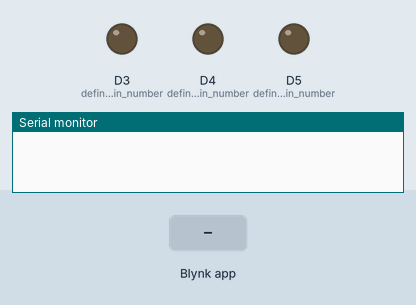
This sketch was run on a simulated ESP8266 (NodeMCU). Shown: output pins drawn as LEDs (lit = HIGH), the last lines printed to the serial monitor. The inputs (shaded band) are chosen by the test bench. WiFi joins after 1.5 s; servers stay silent unless stated; the modem accepts every AT command (registered, SIM ready, sends succeed) and sends nothing else.

Above: at 3.0 s.
3.1 s: Blynk app writes 1 to V1
At 4.2 s:
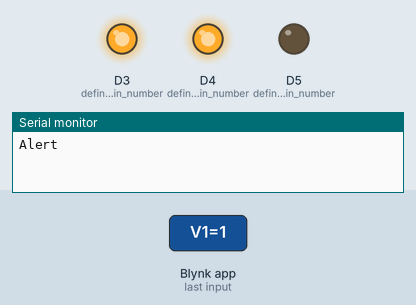
Timing chart, 0 to 13.0 s (numbered marks = the images above; inputs shaded):
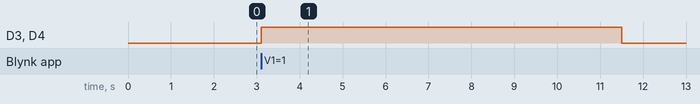

The sketch:

Flood_Monitro_node_2.ino
```cpp
#define BLYNK_PRINT Serial
#include <ESP8266WiFi.h>
#include <BlynkSimpleEsp8266.h>
#include <SoftwareSerial.h>

SoftwareSerial mySerial(D1,D2);

char auth[] = "f2a44ecc55f64a98906eba3d0542f8d7";   // You should get Auth Token in the Blynk App.
                                                    // Go to the Project Settings (nut icon).
char ssid[] = "Redmi";              // Your WiFi credentials.
char pass[] = "1234567890";         // Set password to "" for open networks.
int distance;                       // defines variables

BLYNK_WRITE(V1)                     // This code will update the virtual port 1
{
  int UData = param.asInt();
  if(UData<=20)
  {
    smsAlert();                     // Function call
  }
}

BLYNK_WRITE(V4)                     // This code will update the virtual port 4
{
  int WData = param.asInt();
  if(WData>=5)
  {
    smsWarning();                   // Function call
  }
}

void setup()
{
  mySerial.begin(9600);             // Setting the baud rate of GSM Module
  Serial.begin(9600);               // Starts the serial communication
  Blynk.begin(auth, ssid, pass);
  pinMode(D3, OUTPUT);              // defines pin number
  pinMode(D4, OUTPUT);              // defines pin number
  pinMode(D5, OUTPUT);              // defines pin number
}

void loop()
{
  Blynk.run();
}

void smsWarning()
{
  Serial.print("Warning");
  digitalWrite(D5, HIGH);            // turn the LED on (HIGH is the voltage level)
  smsWarning1();
  smsWarning2();
  smsWarning3();
  smsWarning4();
  digitalWrite(D5, LOW);                            // turn the LED off by making the voltage LOW

}

void smsAlert()
{
  Serial.print("Alert");
  digitalWrite(D3, HIGH);                           // turn the Buzzer on (HIGH is the voltage level)
  digitalWrite(D4, HIGH);                           // turn the LED on (HIGH is the voltage level)
  smsAlert1();
  smsAlert2();
  smsAlert3();
  smsAlert4();
  digitalWrite(D3, LOW);                            // turn the Buzzer off by making the voltage LOW
  digitalWrite(D4, LOW);                            // turn the LED off by making the voltage LOW
}

void smsWarning1()
{
  mySerial.println("AT+CMGF=1");     //Sets the GSM Module in Text Mode
  delay(1000);                                      // wait for a second
  mySerial.println("AT+CMGS=\"+917994730902\"\r");  // Replace x with mobile number
  delay(500);
  mySerial.println("!!!!FLOOD WARNING!!!!   Move to Area 1 ");        // The SMS text you want to send
  delay(100);
  mySerial.println((char)26);                       // ASCII code of CTRL+Z for saying the end of sms to  the module
  delay(500);
}

void smsWarning2()
{
  mySerial.println("AT+CMGF=1");     //Sets the GSM Module in Text Mode
  delay(1000);                                      // wait for a second
  mySerial.println("AT+CMGS=\"+918848723212\"\r");  // Replace x with mobile number
  delay(500);
  mySerial.println("!!!!FLOOD WARNING!!!!   Move to Area 1 ");        // The SMS text you want to send
  delay(100);
  mySerial.println((char)26);                       // ASCII code of CTRL+Z for saying the end of sms to  the module
  delay(500);
}


void smsWarning3()
{
  mySerial.println("AT+CMGF=1");     //Sets the GSM Module in Text Mode
  delay(1000);                                      // wait for a second
  mySerial.println("AT+CMGS=\"+917356021996\"\r");  // Replace x with mobile number
  delay(500);
  mySerial.println("!!!!FLOOD WARNING!!!!   Move to Area 1 ");        // The SMS text you want to send
  delay(100);
  mySerial.println((char)26);                       // ASCII code of CTRL+Z for saying the end of sms to  the module
  delay(500);
}


void smsWarning4()
{

  mySerial.println("AT+CMGF=1");     //Sets the GSM Module in Text Mode
  delay(1000);                                      // wait for a second
  mySerial.println("AT+CMGS=\"+919496208268\"\r");  // Replace x with mobile number
  delay(500);                                       // wait for a millisecond
  mySerial.println("!!!!FLOOD WARNING!!!!   Move to Area 1 ");        // The SMS text you want to send
  delay(100);
  mySerial.println((char)26);                       // ASCII code of CTRL+Z for saying the end of sms to  the module
  delay(500);
}


void smsAlert1()
  {
  mySerial.println("AT+CMGF=1");                    //Sets the GSM Module in Text Mode
  delay(1000);                                      // wait for a millisecond
  mySerial.println("AT+CMGS=\"+917994730902\"\r");  // Replace x with mobile number
  delay(500);
  mySerial.println("!!!!FLOOD ALERT!!!!  !!!URGENT!!!   Move to Area 2");          // The SMS text you want to send
  delay(100);
  mySerial.println((char)26);                       // ASCII code of CTRL+Z for saying the end of sms to  the module
  delay(500);
  }

void smsAlert2()
  {
  mySerial.println("AT+CMGF=1");     //Sets the GSM Module in Text Mode
  delay(1000);                                      // wait for a second
  mySerial.println("AT+CMGS=\"+918848723212\"\r");  // Replace x with mobile number
  delay(500);
  mySerial.println("!!!!FLOOD ALERT!!!!  !!!URGENT!!!   Move to Area 2");          // The SMS text you want to send
  delay(100);
  mySerial.println((char)26);                       // ASCII code of CTRL+Z for saying the end of sms to  the module
  delay(500);
  }

void smsAlert3()
  {
  mySerial.println("AT+CMGF=1");                    //Sets the GSM Module in Text Mode
  delay(1000);                                      // wait for a second
  mySerial.println("AT+CMGS=\"+917356021996\"\r");  // Replace x with mobile number
  delay(500);
  mySerial.println("!!!!FLOOD ALERT!!!!  !!!URGENT!!!   Move to Area 2");          // The SMS text you want to send
  delay(100);
  mySerial.println((char)26);                       // ASCII code of CTRL+Z for saying the end of sms to  the module
  delay(500);
  }

void smsAlert4()
  {
  mySerial.println("AT+CMGF=1");     //Sets the GSM Module in Text Mode
  delay(1000);                                      // wait for a second
  mySerial.println("AT+CMGS=\"+919496208268\"\r");  // Replace x with mobile number
  delay(500);                                      // wait for a second
  mySerial.println("!!!!FLOOD ALERT!!!!  !!!URGENT!!!   Move to Area 2");          // The SMS text you want to send
  delay(100);
  mySerial.println((char)26);                       // ASCII code of CTRL+Z for saying the end of sms to  the module
  delay(500);                                      // wait for a second

  }
```

Measured:
- after the input at 3.1 s, D3 (defines_pin_number), D4 (defines_pin_number): LOW → HIGH at once, → LOW 8.4 s later
